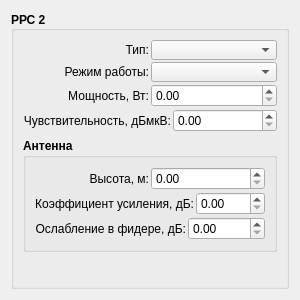
<?xml version="1.0" encoding="UTF-8"?>
<ui version="4.0">
 <class>NRrlsSecondStationWidget</class>
 <widget class="QWidget" name="NRrlsSecondStationWidget">
  <property name="geometry">
   <rect>
    <x>0</x>
    <y>0</y>
    <width>300</width>
    <height>300</height>
   </rect>
  </property>
  <property name="windowTitle">
   <string>Form</string>
  </property>
  <layout class="QGridLayout" name="gridLayout">
   <item row="0" column="0">
    <widget class="QGroupBox" name="rrs2GroupBox">
     <property name="minimumSize">
      <size>
       <width>0</width>
       <height>0</height>
      </size>
     </property>
     <property name="maximumSize">
      <size>
       <width>16777215</width>
       <height>16777215</height>
      </size>
     </property>
     <property name="font">
      <font>
       <pointsize>9</pointsize>
       <weight>75</weight>
       <bold>true</bold>
      </font>
     </property>
     <property name="title">
      <string>РРС 2</string>
     </property>
     <property name="alignment">
      <set>Qt::AlignLeading|Qt::AlignLeft|Qt::AlignVCenter</set>
     </property>
     <property name="flat">
      <bool>false</bool>
     </property>
     <property name="checkable">
      <bool>false</bool>
     </property>
     <property name="checked">
      <bool>false</bool>
     </property>
     <layout class="QVBoxLayout" name="verticalLayout_6">
      <item>
       <layout class="QVBoxLayout" name="verticalLayout_station1_2">
        <property name="spacing">
         <number>2</number>
        </property>
        <property name="sizeConstraint">
         <enum>QLayout::SetDefaultConstraint</enum>
        </property>
        <item>
         <layout class="QHBoxLayout" name="horizontalLayout_10">
          <item>
           <widget class="QLabel" name="rrs2TypeLabel">
            <property name="minimumSize">
             <size>
              <width>0</width>
              <height>20</height>
             </size>
            </property>
            <property name="maximumSize">
             <size>
              <width>16777215</width>
              <height>20</height>
             </size>
            </property>
            <property name="font">
             <font>
              <pointsize>9</pointsize>
              <weight>50</weight>
              <bold>false</bold>
             </font>
            </property>
            <property name="text">
             <string>Тип:</string>
            </property>
            <property name="alignment">
             <set>Qt::AlignRight|Qt::AlignTrailing|Qt::AlignVCenter</set>
            </property>
           </widget>
          </item>
          <item>
           <widget class="QComboBox" name="rrs2TypeComboBox">
            <property name="minimumSize">
             <size>
              <width>0</width>
              <height>20</height>
             </size>
            </property>
            <property name="maximumSize">
             <size>
              <width>140</width>
              <height>20</height>
             </size>
            </property>
            <property name="font">
             <font>
              <pointsize>9</pointsize>
              <weight>50</weight>
              <bold>false</bold>
             </font>
            </property>
           </widget>
          </item>
         </layout>
        </item>
        <item>
         <layout class="QHBoxLayout" name="horizontalLayout_17">
          <item>
           <widget class="QLabel" name="rrs2ModeLabel">
            <property name="font">
             <font>
              <pointsize>9</pointsize>
              <weight>50</weight>
              <bold>false</bold>
             </font>
            </property>
            <property name="text">
             <string>Режим работы:</string>
            </property>
            <property name="alignment">
             <set>Qt::AlignRight|Qt::AlignTrailing|Qt::AlignVCenter</set>
            </property>
           </widget>
          </item>
          <item>
           <widget class="QComboBox" name="rrs2ModeSpinBox">
            <property name="minimumSize">
             <size>
              <width>0</width>
              <height>20</height>
             </size>
            </property>
            <property name="maximumSize">
             <size>
              <width>140</width>
              <height>20</height>
             </size>
            </property>
            <property name="font">
             <font>
              <pointsize>9</pointsize>
              <weight>50</weight>
              <bold>false</bold>
             </font>
            </property>
           </widget>
          </item>
         </layout>
        </item>
        <item>
         <layout class="QHBoxLayout" name="horizontalLayout_11">
          <item>
           <widget class="QLabel" name="rrs2CapacityLabel">
            <property name="font">
             <font>
              <pointsize>9</pointsize>
              <weight>50</weight>
              <bold>false</bold>
             </font>
            </property>
            <property name="text">
             <string>Мощность, Вт:</string>
            </property>
            <property name="alignment">
             <set>Qt::AlignRight|Qt::AlignTrailing|Qt::AlignVCenter</set>
            </property>
           </widget>
          </item>
          <item>
           <widget class="QDoubleSpinBox" name="rrs2CapacitySpinBox">
            <property name="font">
             <font>
              <pointsize>9</pointsize>
              <weight>50</weight>
              <bold>false</bold>
             </font>
            </property>
            <property name="maximum">
             <double>100.000000000000000</double>
            </property>
            <property name="singleStep">
             <double>0.100000000000000</double>
            </property>
           </widget>
          </item>
         </layout>
        </item>
        <item>
         <layout class="QHBoxLayout" name="horizontalLayout_13">
          <item>
           <widget class="QLabel" name="rrs2SensitivityLabel">
            <property name="font">
             <font>
              <pointsize>9</pointsize>
              <weight>50</weight>
              <bold>false</bold>
             </font>
            </property>
            <property name="text">
             <string>Чувствительность, дБмкВ:</string>
            </property>
            <property name="alignment">
             <set>Qt::AlignRight|Qt::AlignTrailing|Qt::AlignVCenter</set>
            </property>
           </widget>
          </item>
          <item>
           <widget class="QDoubleSpinBox" name="rrs2SensitivitySpinBox">
            <property name="font">
             <font>
              <pointsize>9</pointsize>
              <weight>50</weight>
              <bold>false</bold>
             </font>
            </property>
            <property name="maximum">
             <double>50.000000000000000</double>
            </property>
            <property name="singleStep">
             <double>0.100000000000000</double>
            </property>
           </widget>
          </item>
         </layout>
        </item>
       </layout>
      </item>
      <item alignment="Qt::AlignTop">
       <widget class="QGroupBox" name="rrs2AntennaGroupBox">
        <property name="minimumSize">
         <size>
          <width>0</width>
          <height>0</height>
         </size>
        </property>
        <property name="maximumSize">
         <size>
          <width>16777215</width>
          <height>122</height>
         </size>
        </property>
        <property name="font">
         <font>
          <pointsize>9</pointsize>
          <weight>75</weight>
          <bold>true</bold>
         </font>
        </property>
        <property name="title">
         <string>Антенна</string>
        </property>
        <layout class="QVBoxLayout" name="verticalLayout_11">
         <item>
          <layout class="QVBoxLayout" name="verticalLayout_antenna1_2">
           <property name="spacing">
            <number>2</number>
           </property>
           <item>
            <layout class="QHBoxLayout" name="horizontalLayout_14">
             <item>
              <widget class="QLabel" name="rrs2HeightLabel">
               <property name="font">
                <font>
                 <pointsize>9</pointsize>
                 <weight>50</weight>
                 <bold>false</bold>
                </font>
               </property>
               <property name="frameShape">
                <enum>QFrame::NoFrame</enum>
               </property>
               <property name="frameShadow">
                <enum>QFrame::Sunken</enum>
               </property>
               <property name="text">
                <string>Высота, м:</string>
               </property>
               <property name="alignment">
                <set>Qt::AlignRight|Qt::AlignTrailing|Qt::AlignVCenter</set>
               </property>
              </widget>
             </item>
             <item>
              <widget class="QDoubleSpinBox" name="rrs2HeightSpinBox">
               <property name="font">
                <font>
                 <pointsize>9</pointsize>
                 <weight>50</weight>
                 <bold>false</bold>
                </font>
               </property>
               <property name="maximum">
                <double>100.000000000000000</double>
               </property>
              </widget>
             </item>
            </layout>
           </item>
           <item>
            <layout class="QHBoxLayout" name="horizontalLayout_15">
             <item>
              <widget class="QLabel" name="rrs2CoefLabel">
               <property name="font">
                <font>
                 <pointsize>9</pointsize>
                 <weight>50</weight>
                 <bold>false</bold>
                </font>
               </property>
               <property name="text">
                <string>Коэффициент усиления, дБ:</string>
               </property>
               <property name="alignment">
                <set>Qt::AlignRight|Qt::AlignTrailing|Qt::AlignVCenter</set>
               </property>
              </widget>
             </item>
             <item>
              <widget class="QDoubleSpinBox" name="rrs2CoefSpinBox">
               <property name="font">
                <font>
                 <pointsize>9</pointsize>
                 <weight>50</weight>
                 <bold>false</bold>
                </font>
               </property>
               <property name="maximum">
                <double>100.000000000000000</double>
               </property>
               <property name="singleStep">
                <double>0.100000000000000</double>
               </property>
              </widget>
             </item>
            </layout>
           </item>
           <item>
            <layout class="QHBoxLayout" name="horizontalLayout_26">
             <item>
              <widget class="QLabel" name="rrs2FeederLabel">
               <property name="font">
                <font>
                 <pointsize>9</pointsize>
                 <weight>50</weight>
                 <bold>false</bold>
                </font>
               </property>
               <property name="text">
                <string>Ослабление в фидере, дБ:</string>
               </property>
               <property name="alignment">
                <set>Qt::AlignRight|Qt::AlignTrailing|Qt::AlignVCenter</set>
               </property>
              </widget>
             </item>
             <item>
              <widget class="QDoubleSpinBox" name="rrs2FeederSpinBox">
               <property name="font">
                <font>
                 <pointsize>9</pointsize>
                 <weight>50</weight>
                 <bold>false</bold>
                </font>
               </property>
               <property name="singleStep">
                <double>0.100000000000000</double>
               </property>
              </widget>
             </item>
            </layout>
           </item>
          </layout>
         </item>
        </layout>
       </widget>
      </item>
     </layout>
    </widget>
   </item>
  </layout>
 </widget>
 <resources/>
 <connections/>
</ui>
